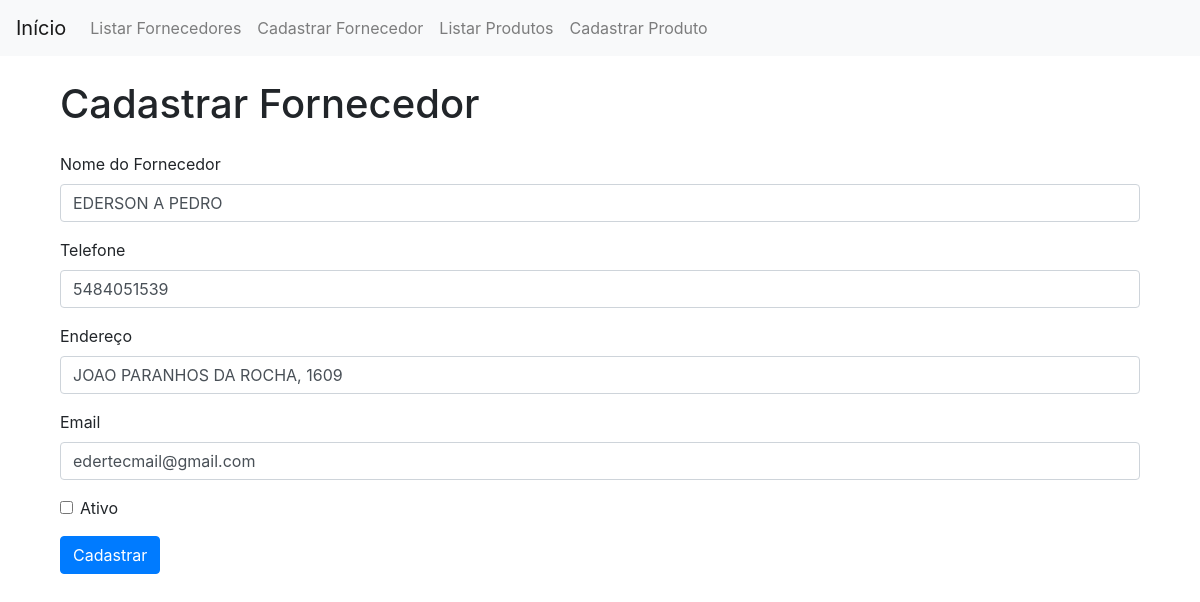
/fornecedor/fornecedores/editar/1, run on an earlier commit of the app's database.
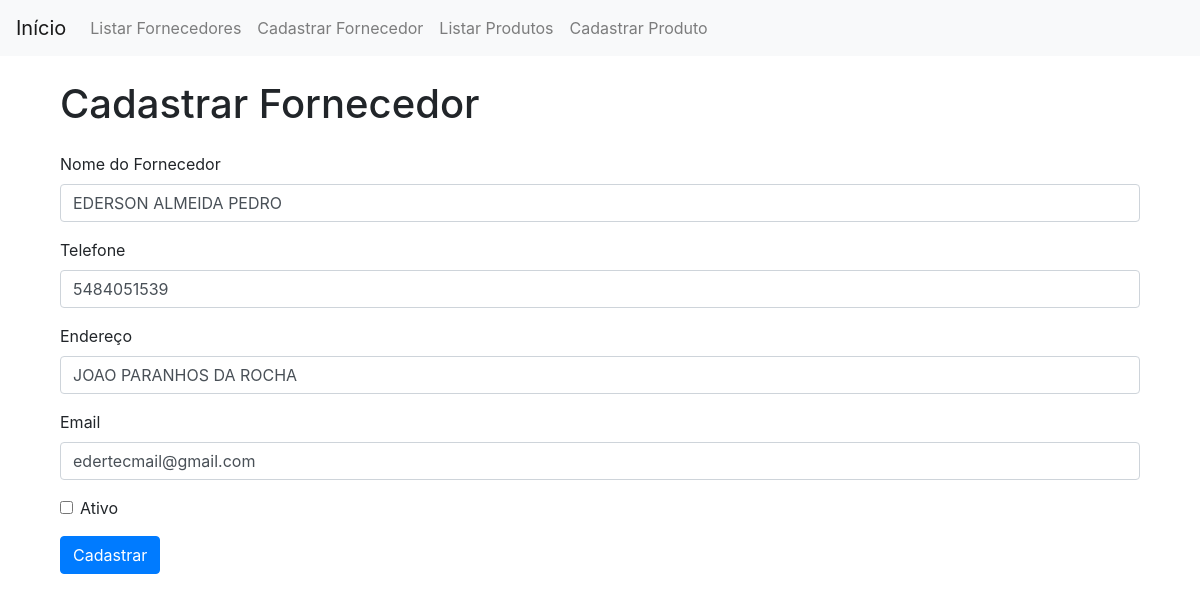
And on a later commit of the database.
### models/fornecedor.py (models this page shows, shortened)
class Fornecedor(db.Model):
    __tablename__ = 'fornecedores'
    codigo = Column(Integer, primary_key=True, autoincrement=True)
    fornecedor = Column(String(100), nullable=False)
    telefone = Column(String(15), nullable=True)
    endereco = Column(String(200), nullable=True)
    situacao = Column(Boolean, default=True)
    email = Column(String(100), nullable=True)

### views/fornecedor_views.py (the view, shortened to what this page needs)
@fornecedor_blueprint.route('/fornecedores/editar/<int:codigo>', methods=['GET', 'POST'])
def editar_fornecedor(codigo):
    fornecedor = Fornecedor.query.get(codigo)
    if request.method == 'GET':
        return carregar_tela(codigo)

### views/fornecedor_views.py (called while the page is built)
def carregar_tela(codigo):
    fornecedor = Fornecedor.query.get(codigo)
    form_data = {
        'fornecedor': fornecedor.fornecedor,
        'telefone': fornecedor.telefone,
        'endereco': fornecedor.endereco,
        'situacao': fornecedor.situacao,
        'email': fornecedor.email
    }
    return render_template('fornecedor/cadastrar.html', form_data=form_data)

### templates/fornecedor/cadastrar.html
{% extends 'base.html' %}
{% block content %}
    <div class="container">
        <h1 class="my-4">Cadastrar Fornecedor</h1>
        <form method="POST">
            <div class="form-group">
                <label for="fornecedor">Nome do Fornecedor</label>
                <input type="text" class="form-control" id="fornecedor" name="fornecedor" value="{{ form_data['fornecedor'] }}" required>
            </div>
            <div class="form-group">
                <label for="telefone">Telefone</label>
                <input type="text" class="form-control" id="telefone" name="telefone" value="{{ form_data['telefone'] }}" required>
            </div>
            <div class="form-group">
                <label for="endereco">Endereço</label>
                <input type="text" class="form-control" id="endereco" name="endereco" value="{{ form_data['endereco'] }}" required>
            </div>
            <div class="form-group">
                <label for="email">Email</label>
                <input type="email" class="form-control" id="email" name="email" value="{{ form_data['email'] }}" required>
            </div>
            <div class="form-group form-check">
                <input type="checkbox" class="form-check-input" id="situacao" name="situacao" value="{{ form_data['situacao'] }}">
                <label class="form-check-label" for="situacao">Ativo</label>
            </div>
            <button type="submit" class="btn btn-primary">Cadastrar</button>
        </form>
    </div>
{% endblock %}

What changed in the data, as far as the page shows it:
changed Fornecedor "edertecmail@gmail.com": fornecedor "EDERSON A PEDRO" → "EDERSON ALMEIDA PEDRO"; endereco "JOAO PARANHOS DA ROCHA, 1609" → "JOAO PARANHOS DA ROCHA"
